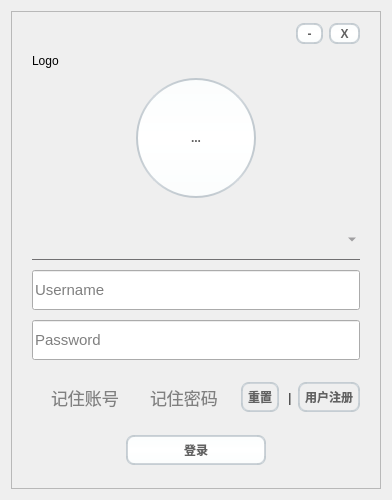
<?xml version="1.0" encoding="UTF-8"?>
<ui version="4.0">
 <class>loginwindow</class>
 <widget class="QMainWindow" name="loginwindow">
  <property name="geometry">
   <rect>
    <x>0</x>
    <y>0</y>
    <width>392</width>
    <height>500</height>
   </rect>
  </property>
  <property name="windowTitle">
   <string>MainWindow</string>
  </property>
  <property name="styleSheet">
   <string notr="true">
QCheckBox{
font-size:17px;
background:rgba(85,170,255,0);
color:grey;
font-style:MingLiU-ExtB;
}
QComboBox{
background:transparent;
border:none;
color:#717072;
border-bottom:1px solid #717072;
}
QComboBox QAbstractItemView
{
color:#717072;
border: 1px solid white;
}
QMessageBox
{
background-color:white;
}
QMessageBox QPushButton
{
background-color:rgb(197, 199, 200);
}
QMessageBox QLabel
{
color:black;
}

QPushButton, QToolButton, QCommandLinkButton{
    padding: 0 5px 0 5px;
    border-style: solid;
    border-top-color: qlineargradient(spread:pad, x1:0, y1:0, x2:0, y2:1, stop:0 #c1c9cf, stop:1 #d2d8dd);
    border-right-color: qlineargradient(spread:pad, x1:1, y1:0, x2:0, y2:0, stop:0 #c1c9cf, stop:1 #d2d8dd);
    border-bottom-color: qlineargradient(spread:pad, x1:0, y1:1, x2:0, y2:0, stop:0 #c1c9cf, stop:1 #d2d8dd);
    border-left-color: qlineargradient(spread:pad, x1:0, y1:0, x2:1, y2:0, stop:0 #c1c9cf, stop:1 #d2d8dd);
    border-width: 2px;
    border-radius: 8px;
    color: #616161;
    font-weight: bold;
    background-color: qlineargradient(spread:pad, x1:0.5, y1:0, x2:0.5, y2:1, stop:0 #fbfdfd, stop:0.5 #ffffff, stop:1 #fbfdfd);
}
QPushButton::default, QToolButton::default, QCommandLinkButton::default{
    border: 2px solid transparent;
    color: #FFFFFF;
    background-color: qlineargradient(spread:pad, x1:0.5, y1:0, x2:0.5, y2:1, stop:0 #84afe5, stop:1 #1168e4);
}
QPushButton:hover, QToolButton:hover, QCommandLinkButton:hover{
    color: #3d3d3d;
}
QPushButton:pressed, QToolButton:pressed, QCommandLinkButton:pressed{
    color: #aeaeae;
    background-color: qlineargradient(spread:pad, x1:0.5, y1:0, x2:0.5, y2:1, stop:0 #ffffff, stop:0.5 #fbfdfd, stop:1 #ffffff);
}
QPushButton:disabled, QToolButton:disabled, QCommandLinkButton:disabled{
    color: #616161;
    background-color: qlineargradient(spread:pad, x1:0.5, y1:0, x2:0.5, y2:1, stop:0 #dce7eb, stop:0.5 #e0e8eb, stop:1 #dee7ec);
}
</string>
  </property>
  <widget class="QWidget" name="centralWidget">
   <layout class="QGridLayout" name="gridLayout">
    <item row="0" column="0">
     <widget class="QFrame" name="frame">
      <property name="styleSheet">
       <string notr="true">background-image: url(:/background/backgrounds/jianbian_background.png);</string>
      </property>
      <property name="frameShape">
       <enum>QFrame::StyledPanel</enum>
      </property>
      <property name="frameShadow">
       <enum>QFrame::Raised</enum>
      </property>
      <layout class="QVBoxLayout" name="verticalLayout_2">
       <property name="spacing">
        <number>10</number>
       </property>
       <property name="leftMargin">
        <number>20</number>
       </property>
       <property name="rightMargin">
        <number>20</number>
       </property>
       <item>
        <layout class="QHBoxLayout" name="horizontalLayout">
         <item>
          <spacer name="horizontalSpacer">
           <property name="orientation">
            <enum>Qt::Horizontal</enum>
           </property>
           <property name="sizeHint" stdset="0">
            <size>
             <width>40</width>
             <height>20</height>
            </size>
           </property>
          </spacer>
         </item>
         <item>
          <widget class="QToolButton" name="btn_Min">
           <property name="text">
            <string>-</string>
           </property>
          </widget>
         </item>
         <item>
          <widget class="QToolButton" name="btn_Close">
           <property name="text">
            <string>X</string>
           </property>
          </widget>
         </item>
        </layout>
       </item>
       <item>
        <widget class="QLabel" name="label">
         <property name="text">
          <string>Logo</string>
         </property>
        </widget>
       </item>
       <item>
        <layout class="QHBoxLayout" name="horizontalLayout_2">
         <item>
          <spacer name="horizontalSpacer_2">
           <property name="orientation">
            <enum>Qt::Horizontal</enum>
           </property>
           <property name="sizeHint" stdset="0">
            <size>
             <width>40</width>
             <height>20</height>
            </size>
           </property>
          </spacer>
         </item>
         <item>
          <widget class="QToolButton" name="btn_Icon">
           <property name="minimumSize">
            <size>
             <width>120</width>
             <height>120</height>
            </size>
           </property>
           <property name="styleSheet">
            <string notr="true">QToolButton
{
border-radius:60px;
}</string>
           </property>
           <property name="text">
            <string>...</string>
           </property>
           <property name="icon">
            <iconset resource="../res/resource.qrc">
             <normaloff>:/icon/icon/UserIcon.png</normaloff>:/icon/icon/UserIcon.png</iconset>
           </property>
           <property name="iconSize">
            <size>
             <width>60</width>
             <height>60</height>
            </size>
           </property>
          </widget>
         </item>
         <item>
          <spacer name="horizontalSpacer_3">
           <property name="orientation">
            <enum>Qt::Horizontal</enum>
           </property>
           <property name="sizeHint" stdset="0">
            <size>
             <width>40</width>
             <height>20</height>
            </size>
           </property>
          </spacer>
         </item>
        </layout>
       </item>
       <item>
        <spacer name="verticalSpacer_3">
         <property name="orientation">
          <enum>Qt::Vertical</enum>
         </property>
         <property name="sizeHint" stdset="0">
          <size>
           <width>20</width>
           <height>40</height>
          </size>
         </property>
        </spacer>
       </item>
       <item>
        <widget class="QComboBox" name="comboBox">
         <property name="minimumSize">
          <size>
           <width>0</width>
           <height>40</height>
          </size>
         </property>
         <property name="font">
          <font>
           <pointsize>11</pointsize>
           <weight>50</weight>
           <italic>false</italic>
           <bold>false</bold>
          </font>
         </property>
         <property name="styleSheet">
          <string notr="true">font: 11pt ;</string>
         </property>
        </widget>
       </item>
       <item>
        <widget class="QLineEdit" name="edit_Username">
         <property name="minimumSize">
          <size>
           <width>0</width>
           <height>40</height>
          </size>
         </property>
         <property name="baseSize">
          <size>
           <width>4</width>
           <height>0</height>
          </size>
         </property>
         <property name="font">
          <font>
           <pointsize>11</pointsize>
          </font>
         </property>
         <property name="placeholderText">
          <string>Username</string>
         </property>
        </widget>
       </item>
       <item>
        <widget class="QLineEdit" name="edit_Password">
         <property name="minimumSize">
          <size>
           <width>0</width>
           <height>40</height>
          </size>
         </property>
         <property name="baseSize">
          <size>
           <width>4</width>
           <height>0</height>
          </size>
         </property>
         <property name="font">
          <font>
           <pointsize>11</pointsize>
          </font>
         </property>
         <property name="placeholderText">
          <string>Password</string>
         </property>
        </widget>
       </item>
       <item>
        <spacer name="verticalSpacer_2">
         <property name="orientation">
          <enum>Qt::Vertical</enum>
         </property>
         <property name="sizeHint" stdset="0">
          <size>
           <width>20</width>
           <height>40</height>
          </size>
         </property>
        </spacer>
       </item>
       <item>
        <layout class="QHBoxLayout" name="horizontalLayout_3">
         <item>
          <widget class="QCheckBox" name="check_RemName">
           <property name="styleSheet">
            <string notr="true">background: transparent;
font: 10pt &quot;黑体&quot;;</string>
           </property>
           <property name="text">
            <string>记住账号</string>
           </property>
          </widget>
         </item>
         <item>
          <widget class="QCheckBox" name="check_RemPass">
           <property name="font">
            <font>
             <family>黑体</family>
             <pointsize>10</pointsize>
             <weight>50</weight>
             <italic>false</italic>
             <bold>false</bold>
            </font>
           </property>
           <property name="styleSheet">
            <string notr="true">background: transparent;
font: 10pt &quot;黑体&quot;;</string>
           </property>
           <property name="text">
            <string>记住密码</string>
           </property>
          </widget>
         </item>
         <item>
          <spacer name="horizontalSpacer_4">
           <property name="orientation">
            <enum>Qt::Horizontal</enum>
           </property>
           <property name="sizeHint" stdset="0">
            <size>
             <width>40</width>
             <height>20</height>
            </size>
           </property>
          </spacer>
         </item>
         <item>
          <widget class="QPushButton" name="btn_Clear">
           <property name="minimumSize">
            <size>
             <width>0</width>
             <height>30</height>
            </size>
           </property>
           <property name="font">
            <font>
             <family>Algerian</family>
             <weight>75</weight>
             <bold>true</bold>
            </font>
           </property>
           <property name="styleSheet">
            <string notr="true">background: transparent;
</string>
           </property>
           <property name="text">
            <string>重置</string>
           </property>
           <property name="flat">
            <bool>false</bool>
           </property>
          </widget>
         </item>
         <item>
          <widget class="QLabel" name="label_3">
           <property name="maximumSize">
            <size>
             <width>10</width>
             <height>16777215</height>
            </size>
           </property>
           <property name="text">
            <string> |</string>
           </property>
          </widget>
         </item>
         <item>
          <widget class="QPushButton" name="btn_Register">
           <property name="minimumSize">
            <size>
             <width>0</width>
             <height>30</height>
            </size>
           </property>
           <property name="styleSheet">
            <string notr="true">background: transparent;</string>
           </property>
           <property name="text">
            <string>用户注册</string>
           </property>
           <property name="flat">
            <bool>false</bool>
           </property>
          </widget>
         </item>
        </layout>
       </item>
       <item>
        <spacer name="verticalSpacer">
         <property name="orientation">
          <enum>Qt::Vertical</enum>
         </property>
         <property name="sizeHint" stdset="0">
          <size>
           <width>20</width>
           <height>40</height>
          </size>
         </property>
        </spacer>
       </item>
       <item>
        <layout class="QHBoxLayout" name="horizontalLayout_4">
         <item>
          <spacer name="horizontalSpacer_5">
           <property name="orientation">
            <enum>Qt::Horizontal</enum>
           </property>
           <property name="sizeHint" stdset="0">
            <size>
             <width>40</width>
             <height>20</height>
            </size>
           </property>
          </spacer>
         </item>
         <item>
          <widget class="QPushButton" name="btn_Login">
           <property name="minimumSize">
            <size>
             <width>140</width>
             <height>30</height>
            </size>
           </property>
           <property name="font">
            <font>
             <family>Algerian</family>
             <weight>75</weight>
             <bold>true</bold>
            </font>
           </property>
           <property name="styleSheet">
            <string notr="true"/>
           </property>
           <property name="text">
            <string>登录</string>
           </property>
          </widget>
         </item>
         <item>
          <spacer name="horizontalSpacer_6">
           <property name="orientation">
            <enum>Qt::Horizontal</enum>
           </property>
           <property name="sizeHint" stdset="0">
            <size>
             <width>40</width>
             <height>20</height>
            </size>
           </property>
          </spacer>
         </item>
        </layout>
       </item>
       <item>
        <spacer name="verticalSpacer_4">
         <property name="orientation">
          <enum>Qt::Vertical</enum>
         </property>
         <property name="sizeHint" stdset="0">
          <size>
           <width>20</width>
           <height>40</height>
          </size>
         </property>
        </spacer>
       </item>
      </layout>
     </widget>
    </item>
   </layout>
  </widget>
 </widget>
 <layoutdefault spacing="6" margin="11"/>
 <resources>
  <include location="../res/resource.qrc"/>
 </resources>
 <connections/>
</ui>
